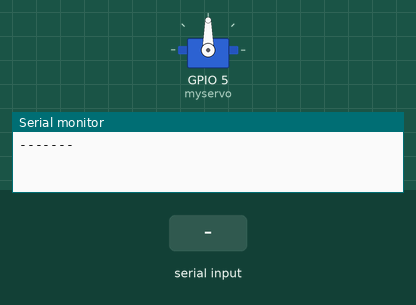
The sketch below on a simulated ESP32. Shown: servo, the last lines printed to the serial monitor. The test bench sets the inputs (shaded band).

Above: at 1.2 s.
1.3 s: "RIGHT\n" received over Serial
At 2.6 s:
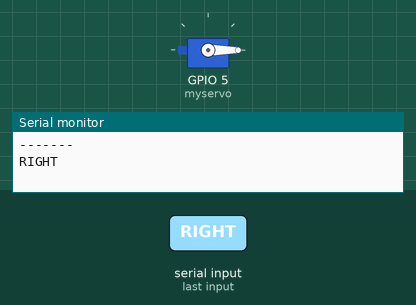
2.9 s: "LEFT\n" received over Serial
At 3.9 s:
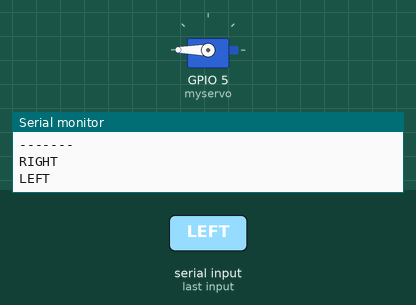
4.5 s: "right\n" received over Serial
At 5.1 s:
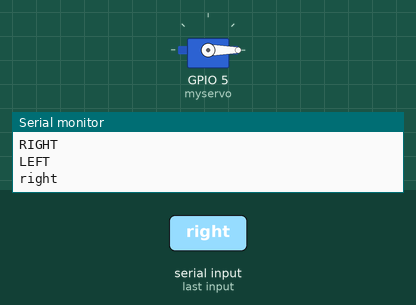
Timing chart, 0 to 7.5 s (numbered marks = the images above; inputs shaded):
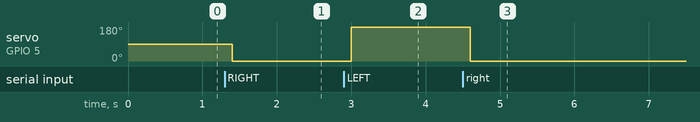

Measured:
- after the input at 1.3 s, servo on GPIO 5 (myservo): 90° → 0° after 0.10 s
- after the input at 2.9 s, servo on GPIO 5 (myservo): 0° → 180° after 0.10 s
- after the input at 4.5 s, servo on GPIO 5 (myservo): 180° → 0° after 0.10 s

The sketch:

arduino.ino
```cpp
#include <ESP32Servo.h>

Servo myservo;
int pos = 0;

void setup()

{

  Serial.begin(9600);
  while (!Serial);
  Serial.println("-------");
  myservo.attach(5);
}

    void loop() {

  if (Serial.available() > 0){
    String commend = Serial.readStringUntil('\n');
    Serial.println(commend);
    if (commend == "RIGHT" || commend == "يمين"||commend == "right"){
        pos=0;
      delay(100);
      myservo.write(pos);
    } if (commend == "LEFT" || commend == "يسار" || commend == "left"){
          pos=180;
      delay(100);
      myservo.write(pos);
    }
  }}
```
